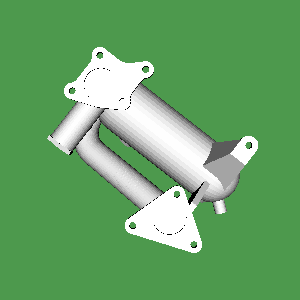

The script that drew this image:
#!/usr/bin/env python

# Read a single-patch STL file and render.

import os

import vtkmodules.vtkInteractionStyle  # noqa: F401
import vtkmodules.vtkRenderingFreeType  # noqa: F401
import vtkmodules.vtkRenderingOpenGL2  # noqa: F401

from vtkmodules.vtkIOGeometry import vtkSTLReader
from vtkmodules.vtkRenderingCore import (
    vtkActor,
    vtkPolyDataMapper,
    vtkRenderWindow,
    vtkRenderWindowInteractor,
    vtkRenderer,
)

# Source
data_dir = os.environ.get("VPE_DATA_DIR", os.path.dirname(os.path.abspath(__file__)))

# Read STL file
stl_reader = vtkSTLReader()
stl_reader.SetFileName(os.path.join(data_dir, "42400-IDGH.stl"))
stl_reader.Update()

# Mapper
poly_mapper = vtkPolyDataMapper()
poly_mapper.SetInputConnection(stl_reader.GetOutputPort())

# Actor
stl_actor = vtkActor()
stl_actor.SetMapper(poly_mapper)

# Renderer
renderer = vtkRenderer()
renderer.AddActor(stl_actor)
renderer.SetBackground(0.3, 0.6, 0.3)

# Render window
render_window = vtkRenderWindow()
render_window.AddRenderer(renderer)
render_window.SetWindowName("stl reader single patch")
render_window.SetMultiSamples(0)
render_window.SetSize(300, 300)

# Interactor
interactor = vtkRenderWindowInteractor()
interactor.SetRenderWindow(render_window)

# Scene
renderer.ResetCamera()

interactor.Initialize()
interactor.Start()
